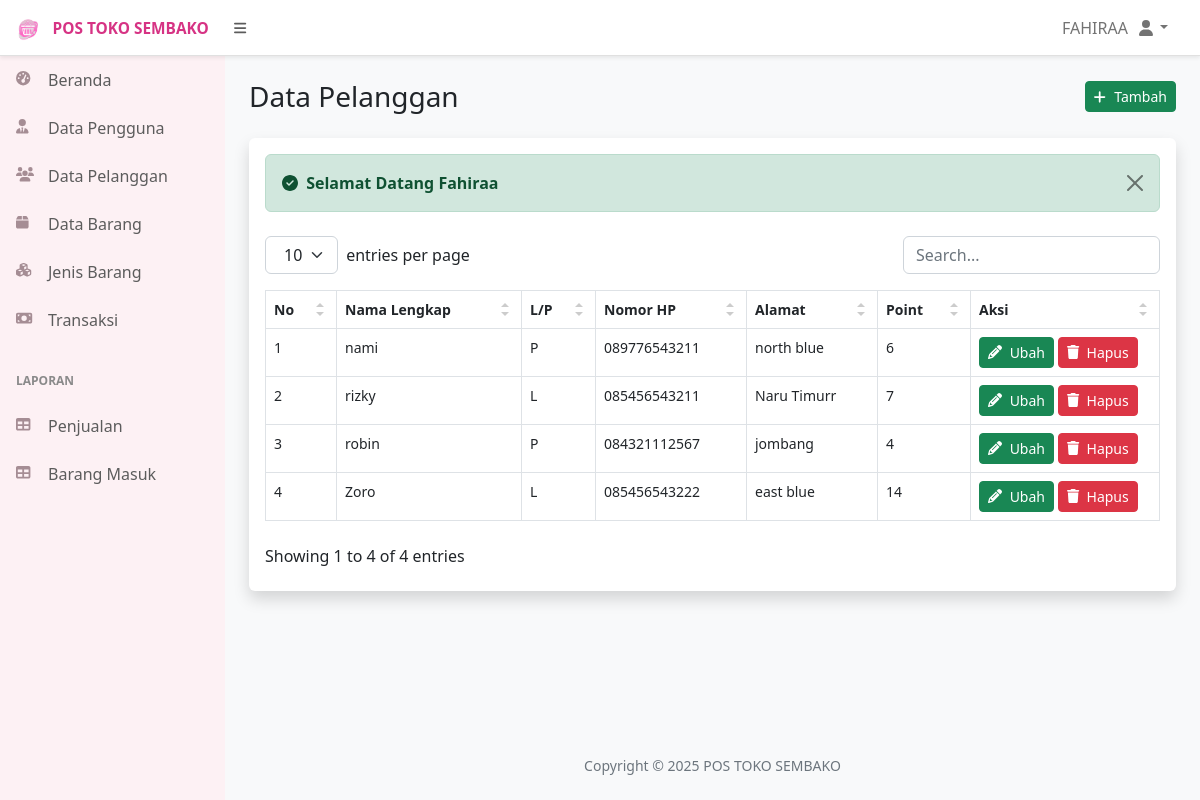
The app's page /media.php?page=data_pelanggan (signed in) with its own data.
### tables this page shows
CREATE TABLE `pelanggan` (
  `id_pelanggan` int(11) NOT NULL,
  `nama_pelanggan` varchar(255) NOT NULL,
  `jenis_kelamin` enum('L','P') NOT NULL,
  `nomor_hp` char(15) NOT NULL,
  `alamat` text NOT NULL,
  `poin` int(11) DEFAULT 0
);

### data_pelanggan.php (the view)
<div class="container-fluid px-4">
    <div class="d-flex justify-content-between align-items-center gap-2 my-4">
        <h3 class="mb-0">Data Pelanggan</h3>
        <a href="media.php?page=tambah_pelanggan" class="btn btn-success btn-sm"><i class="fas fa-plus me-1"></i> Tambah</a>
    </div>
    <div class="card border-0 shadow mb-4">
        <div class="card-body">
            <?php include "alerts.php" ?>
            <table id="datatablesSimple">
                <thead>
                    <tr>
                        <th>No</th>
                        <th>Nama Lengkap</th>
                        <th>L/P</th>
                        <th>Nomor HP</th>
                        <th>Alamat</th>
                        <th>Point</th>
                        <th>Aksi</th>
                    </tr>
                </thead>
                <tbody>
                    <?php
                    $no = 1;
                    $tampil_data = mysqli_query($koneksi, "SELECT * FROM pelanggan ORDER BY nama_pelanggan ASC");
                    while ($data = mysqli_fetch_array($tampil_data)) :
                    ?>
                        <tr>
                            <td><?= $no++ ?></td>
                            <td><?= $data['nama_pelanggan'] ?></td>
                            <td><?= $data['jenis_kelamin'] ?></td>
                            <td><?= $data['nomor_hp'] ?></td>
                            <td><?= $data['alamat']; ?></td>
                            <td><?= $data['poin']; ?></td>
                            <td>
                                <a href="media.php?page=ubah_pelanggan&&id_pelanggan=<?= $data['id_pelanggan'] ?>" class="btn btn-success btn-sm"> <i class="fas fa-pencil me-1"></i> Ubah</a>
                                <a href="controller.php?hapus_pelanggan=<?= $data['id_pelanggan'] ?>" onclick="return confirm('Apakah Anda yakin menghapus \'<?= $data['nama_pelanggan']; ?>\' dari data pelangggan?')" class="btn btn-danger btn-sm"> <i class="fas fa-trash me-1"></i> Hapus</a>
                            </td>
                        </tr>
                    <?php endwhile ?>
                </tbody>
            </table>
        </div>
    </div>
</div>

### assets/css/datatables-simple.css (style rules this page uses)
.datatable-table { max-width: 100%; width: 100%; border-spacing: 0; border-collapse: separate }

### records on screen
pelanggan: nama_pelanggan "nami", jenis_kelamin "P", nomor_hp "089776543211", alamat "north blue", poin "6"
pelanggan: nama_pelanggan "rizky", jenis_kelamin "L", nomor_hp "085456543211", alamat "Naru Timurr", poin "7"
pelanggan: nama_pelanggan "robin", jenis_kelamin "P", nomor_hp "084321112567", alamat "jombang", poin "4"
pelanggan: nama_pelanggan "Zoro", jenis_kelamin "L", nomor_hp "085456543222", alamat "east blue", poin "14"

### other values on screen
$_SESSION['nama_user'] "FAHIRAA"
$_SESSION['success'] "Selamat Datang Fahiraa"
